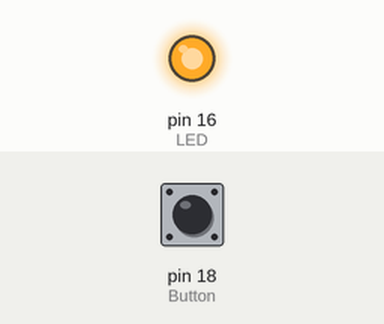
Simulated run of this program. Board: MicroPython board. Parts: output pins drawn as LEDs (lit = HIGH). Dashed ring = blinking. The inputs (shaded band) are chosen by the test bench; at power-on: pin 18 (Button) LOW.

Above: at 1.2 s.
1.3 s: pin 18 (Button) pulled HIGH for 0.15 s
At 2.6 s:
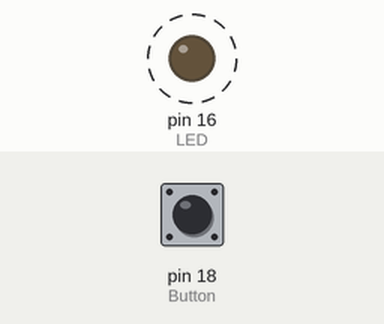
Timing chart, 0 to 10.4 s (numbered marks = the images above; inputs shaded):
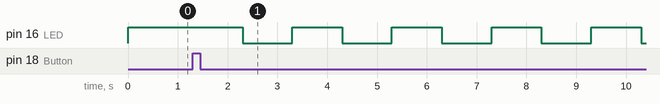

Measured:
- after the input at 1.3 s, pin 16 (LED): alternates HIGH for 1.0 s and LOW for 1.0 s, starting after 1.0 s

The program:

Led_BP_Interrupt.py
```python
from machine import Pin  # import de la classe Pin depuis le module machine
import utime # import du module utime
val = 0 # initialisation de la variable val à 0
time = 0 # initialisation de la variable time à 0
LED = Pin (16,machine.Pin.OUT) # création d'une instance de la classe Pin pour la LED sur le GPIO 16
Button = Pin (18, machine.Pin.IN) # création d'une instance de la classe Pin pour le bouton poussoir sur le GPIO 18

def interrupt(p): # définition de la fonction interrupt pour gérer l'interruption sur le bouton poussoir
    update_value() # appel de la fonction update_value()

def update_value():  # définition de la fonction update_value pour mettre à jour les variables val et time
        global val, time # utilisation de la directive global pour accéder aux variables globales val et time
        val = val + 1  # incrémentation de la variable val
        time = 1000 / val # calcul de la variable time en fonction de la valeur de val


Button.irq(interrupt,trigger=Pin.IRQ_RISING) # configuration de l'interruption sur le bouton poussoir

while True : # boucle principale infinie du programme

    if (val == 0): # si la valeur de val est égale à 0
        LED.value(1)  # allumage de la LED
    elif (val != 0): # sinon, si la valeur de val est différente de
        LED.value(1)  # allumage de la LED
        utime.sleep_ms(int(time)) # attente d'un temps équivalent à la valeur de time
        LED.value(0) # extinction de la LED
        utime.sleep_ms(int(time)) # attente d'un temps équivalent à la valeur de time
        if val == 15: # si la valeur de val est égale à 15
            val = 0 # réinitialisation de la variable val à 0 et reset du programme
```
